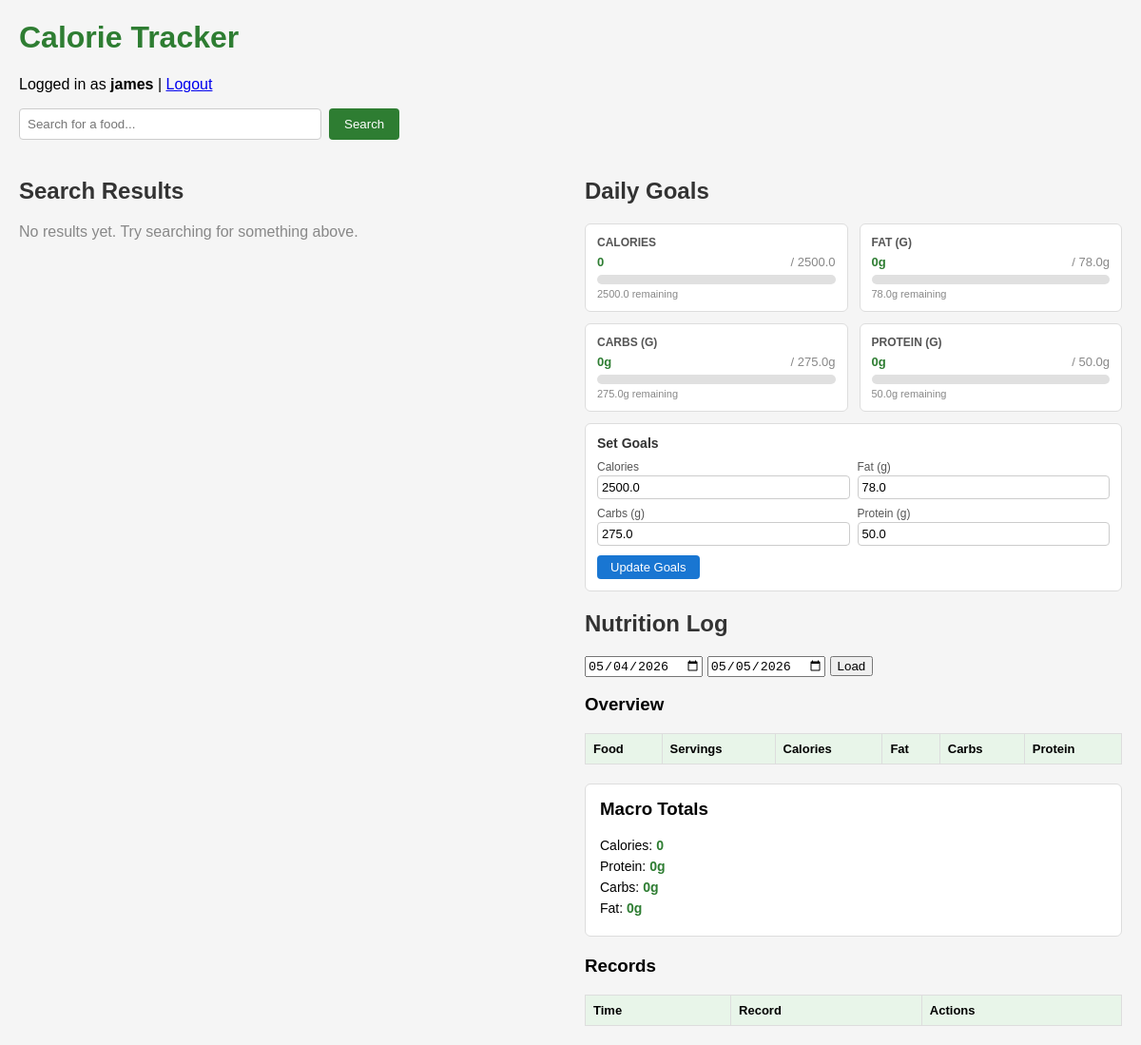
/ (signed in), run on the app's committed database.
### tables this page shows
CREATE TABLE users (
                id INTEGER PRIMARY KEY AUTOINCREMENT,
                username TEXT UNIQUE NOT NULL,
                password TEXT NOT NULL
            );

CREATE TABLE goals (
                username TEXT NOT NULL,
                macro TEXT NOT NULL,
                value REAL NOT NULL,
                PRIMARY KEY (username, macro)
            );

### ui/ui.py (the view)
@app.route("/")
@login_required
def index():
    start_date, end_date = get_selected_dates(request)
    return render_main(start_date, end_date)

### storage/database.py (called while the page is built, shortened)
def _get_connection() -> sqlite3.Connection:
    conn = sqlite3.connect(DB_PATH)
    conn.row_factory = sqlite3.Row
    return conn

def get_user_goals(username: str) -> dict:
    with _get_connection() as conn:
        rows = conn.execute(
            "SELECT macro, value FROM goals WHERE username = ?", (username,)
        ).fetchall()
    if not rows:
        return dict(DEFAULT_GOALS)
    goals = dict(DEFAULT_GOALS)
    for row in rows:
        goals[row["macro"]] = row["value"]
    return goals

    def query_user_records(self, user_id, start_time=None, end_time=None):
        sql = "SELECT id, fdc_id, quantity, timestamp FROM log_entries WHERE username = ?"
        params = [user_id]
        if start_time:
            params.append(start_time.isoformat())
            sql += " AND timestamp >= ?"
        if end_time:
            params.append(end_time.isoformat())
            sql += " AND timestamp < ?"
        sql += " ORDER BY id"
        with _get_connection() as conn:
            rows = conn.execute(sql, params).fetchall()
        results = OrderedDict()
        return results

### ui/auth.py (called while the page is built)
def get_db():
    conn = sqlite3.connect(DB_PATH)
    conn.row_factory = sqlite3.Row
    return conn

@bp.before_app_request
def load_logged_in_user():
    user_id = session.get("user_id")
    if user_id is None:
        g.user = None
    else:
        with get_db() as db:
            g.user = db.execute("SELECT * FROM users WHERE id = ?", (user_id,)).fetchone()

def login_required(view):
    @functools.wraps(view)
    def wrapped_view(**kwargs):
        if g.user is None:
            return redirect(url_for("auth.login"))
        return view(**kwargs)
    return wrapped_view

### ui/ui.py (called while the page is built, shortened)
def get_totals(records):
    totals = {n: 0 for n in macro_types}
    log = {}
    return log, totals

def get_selected_dates(request):
    start_date = request.args.get("start_date") or request.form.get("start_date")
    end_date = request.args.get("end_date") or request.form.get("end_date")
    if start_date is None:
        now = datetime.now()
        day_start = datetime(now.year, now.month, now.day)
        start_date = day_start.date().isoformat()
        end_date = (day_start + timedelta(days=1)).date().isoformat()
    return start_date, end_date

### ui/templates/index.html (shortened to what this page needs)
<!DOCTYPE html>
<html>
<head>
</head>
<body>
    <h1>Calorie Tracker</h1>
    <p>
        Logged in as <strong>{{ g.user["username"] }}</strong>
        | <a href="{{ url_for('auth.logout') }}">Logout</a>
    </p>
    <div class="search-bar">
        <form action="/handle_form" method="POST" style="display: flex; gap: 8px;">
            <input type="text" name="query" placeholder="Search for a food..." required>
            <button type="submit">Search</button>
        </form>
    </div>
    <div class="main-content">
        <div class="results-section">
            <h2>Search Results</h2>
            {% if results %}
                {% for food in results %}
                <div class="food-item">
                    <h3>{{ food["name"] }}</h3>
                    <p>Calories: {{ food.get("calories", 0) }}</p>
                    <p>Protein: {{ food.get("protein", 0) }}g</p>
                    <p>Carbs: {{ food.get("carbs", 0) }}g</p>
                    <p>Fat: {{ food.get("fat", 0) }}g</p>
                    <form action="/update_log" method="POST">
                        <input type="hidden" name="fdc_id" value="{{ food['fdc_id'] }}">
                        <input type="number" name="quantity" value="1" min="1">
                        <input type="hidden" name="start_date" value="{{ start_date }}">
                        <input type="hidden" name="end_date" value="{{ end_date }}">
                        <input type="datetime-local" name="time" value="{{ curr_time }}">
                        <button type="submit">Add</button>
                    </form>
                </div>
                {% endfor %}
            {% else %}
                <p style="color: #888;">No results yet. Try searching for something above.</p>
            {% endif %}
        </div>
        <div class="right-side">
            <div class="goals-section">
                <h2>Daily Goals</h2>
                <div class="goals-grid">
                    {% for macro in macro_types %}
                    {% set s = goal_stats[macro] %}
                    <div class="goal-card">
                        <div class="macro-label">{{ macro }}{% if macro_units[macro] %} ({{ macro_units[macro] }}){% endif %}</div>
                        <div class="goal-stats">
                            <span class="consumed {% if s.over > 0 %}over{% endif %}">{{ s.consumed }}{{ macro_units[macro] }}</span>
                            <span class="goal-val">/ {{ s.goal }}{{ macro_units[macro] }}</span>
                        </div>
                        <div class="progress-bar-bg">
                        </div>
                        <div class="goal-remaining {% if s.over > 0 %}over{% endif %}">
                            {% if s.over > 0 %}
                                +{{ s.over }}{{ macro_units[macro] }} over goal
                            {% else %}
                                {{ s.remaining }}{{ macro_units[macro] }} remaining
                            {% endif %}
                        </div>
                    </div>
                    {% endfor %}
                </div>
                <div class="set-goals-card">
                    <h3>Set Goals</h3>
                    <form action="/set_goals" method="POST">
                        <div class="goals-form-grid">
                            {% for macro in macro_types %}
                            <div>
                                <label for="goal_{{ macro }}">{{ macro.capitalize() }}{% if macro_units[macro] %} ({{ macro_units[macro] }}){% endif %}</label>
                                <input type="number" name="goal_{{ macro }}" id="goal_{{ macro }}"
                                       value="{{ goal_stats[macro].goal }}" min="1" step="1">
                            </div>
                            {% endfor %}
                        </div>
                        <button type="submit">Update Goals</button>
                    </form>
                </div>
            </div>
            <h2>Nutrition Log</h2>
            <form method="GET" action="/" style="margin-bottom: 10px;">
                <input type="date" name="start_date" value="{{ start_date }}">
                <input type="date" name="end_date" value="{{ end_date }}">
                <button type="submit">Load</button>
            </form>
            <h3>Overview</h3>
            <table>
                <thead>
                    <tr>
                        <th>Food</th>
                        <th>Servings</th>
                        {% for type in macro_types %}
                        <th>{{ type.capitalize() }}</th>
                        {% endfor %}
                    </tr>
                </thead>
            </table>
            <div class="totals-box">
                <h3 style="margin-top: 0;">Macro Totals</h3>
                <p>Calories: <span>{{ totals["calories"] | round(1) }}</span></p>
                <p>Protein: <span>{{ totals["protein"] | round(1) }}g</span></p>
                <p>Carbs: <span>{{ totals["carbs"] | round(1) }}g</span></p>
                <p>Fat: <span>{{ totals["fat"] | round(1) }}g</span></p>
            </div>
            <div class="records-box">
                <h3 style="margin-top: 0;">Records</h3>
                <table>
                    <thead>
                        <tr>
                            <th>Time</th>
                            <th>Record</th>
                            <th>Actions</th>
                        </tr>
                    </thead>
                </table>
            </div>
        </div>
    </div>
</body>
</html>

### ui/templates/index.html (style rules this page uses)
body { font-family: Arial, sans-serif; margin: 20px; background-color: #f5f5f5; }
h1 { color: #2e7d32; }
h2 { color: #333; }
.search-bar { margin-bottom: 20px; }
.search-bar input[type="text"] { padding: 8px; width: 300px; border: 1px solid #ccc; border-radius: 4px; }
.search-bar button { padding: 8px 16px; background-color: #2e7d32; color: white; border: none; border-radius: 4px; cursor: pointer; }
.main-content { display: flex; gap: 30px; align-items: flex-start; }
.results-section { flex: 1; }
.right-side { flex: 1; }
table { width: 100%; border-collapse: collapse; background: white; font-size: 13px; }
table th { background-color: #e8f5e9; text-align: left; padding: 8px; border: 1px solid #ddd; }
.totals-box { background: white; border: 1px solid #ddd; border-radius: 6px; padding: 15px; margin-top: 20px; margin-bottom: 20px; }
.totals-box p { margin: 6px 0; font-size: 14px; }
.totals-box span { font-weight: bold; color: #2e7d32; }
.goals-section { margin-bottom: 20px; }
.goals-grid { display: grid; grid-template-columns: 1fr 1fr; gap: 12px; margin-bottom: 12px; }
.goal-card { background: white; border: 1px solid #ddd; border-radius: 6px; padding: 12px; }
.goal-card .macro-label { font-size: 12px; font-weight: bold; color: #555; text-transform: uppercase; margin-bottom: 6px; }
.goal-card .goal-stats { display: flex; justify-content: space-between; font-size: 13px; margin-bottom: 6px; }
.goal-card .consumed { font-weight: bold; color: #2e7d32; }
.goal-card .goal-val { color: #888; }
.progress-bar-bg { background: #e0e0e0; border-radius: 8px; height: 10px; width: 100%; overflow: hidden; }
.goal-remaining { font-size: 11px; color: #888; margin-top: 4px; }
.set-goals-card { background: white; border: 1px solid #ddd; border-radius: 6px; padding: 12px; }
.set-goals-card h3 { margin: 0 0 10px 0; font-size: 14px; color: #333; }
.goals-form-grid { display: grid; grid-template-columns: 1fr 1fr; gap: 8px; margin-bottom: 10px; }
.goals-form-grid label { font-size: 12px; color: #555; display: block; margin-bottom: 2px; }
.goals-form-grid input { width: 100%; padding: 4px; border: 1px solid #ccc; border-radius: 4px; font-size: 13px; box-sizing: border-box; }
.set-goals-card button { padding: 5px 14px; background-color: #1976d2; color: white; border: none; border-radius: 4px; cursor: pointer; font-size: 13px; }

### data on the page
users: user.username "james"
goals: macro "CALORIES", consumed "0", goal "2500.0", remaining "2500.0", capitalize "Calories", value "2500.0"
goals: macro "FAT", macro_units "G", consumed "0", macro_units "g", goal "78.0", remaining "78.0", capitalize "Fat", value "78.0"
goals: macro "CARBS", macro_units "G", consumed "0", macro_units "g", goal "275.0", remaining "275.0", capitalize "Carbs", value "275.0"
goals: macro "PROTEIN", macro_units "G", consumed "0", macro_units "g", goal "50.0", remaining "50.0", capitalize "Protein", value "50.0"

### other printed values
{{ totals["calories"] | round(1) }} "0"
{{ totals["protein"] | round(1) }} "0"
{{ totals["carbs"] | round(1) }} "0"
{{ totals["fat"] | round(1) }} "0"
